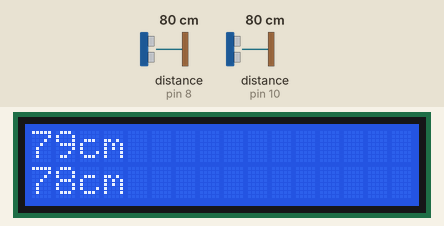
The sketch below on a simulated Arduino Uno, built with avr-gcc and run on an emulated ATmega328P. Parts: 16×2 character LCD. Wiring (inferred from the names in the program): 2 × ultrasonic range finder: trigger pin 7, echo pin 8 / trigger pin 9, echo pin 10. The test bench sets the inputs (shaded band); at power-on: distance to the obstacle (sensors on pin 10, pin 8) 80 cm. The echo pulse lasts 58.3 µs per cm; what the sketch prints to the serial monitor is not drawn.

Above: at 1.3 s.
1.4 s: distance to the obstacle (sensor on pin 10) set to 35 cm
At 2.7 s:
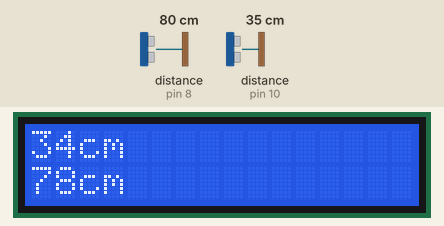
3.1 s: distance to the obstacle (sensor on pin 8) set to 2 cm
At 3.7 s:
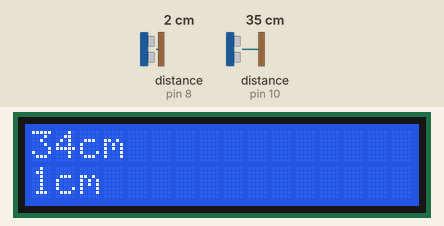
4.8 s: distance to the obstacle (sensor on pin 8) set to 250 cm
At 6.1 s:
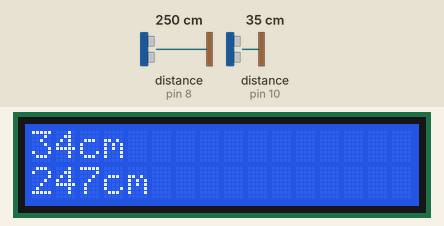
6.4 s: distance to the obstacle (sensor on pin 8) set to 12 cm
At 7.8 s:
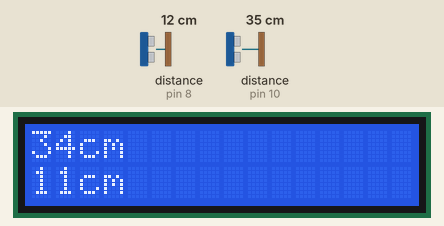
8.1 s: distance to the obstacle (sensor on pin 8) set to 9 cm
At 9.2 s:
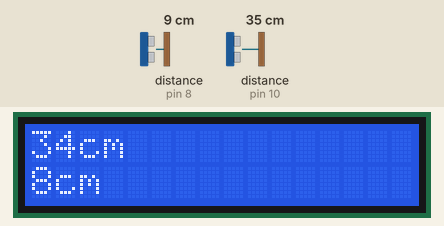
9.7 s: distance to the obstacle (sensor on pin 10) set to 2 cm
At 11.2 s:
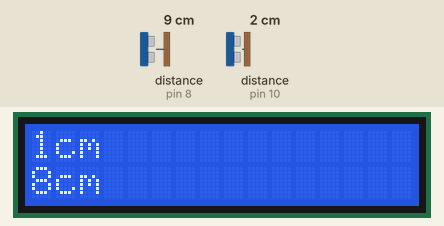
Timing chart, 0 to 12.3 s (numbered marks = the images above; inputs shaded):
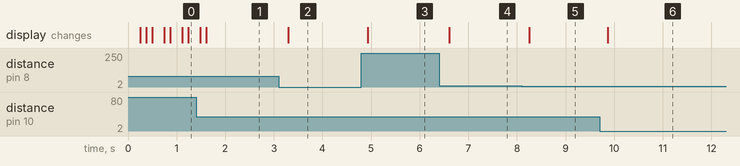

The sketch:

UltrasonicSensor.ino
```cpp
const int trigPin = 9;//transmission of the wave
const int echoPin = 10;//Return of the wave
const int trigPi = 7;
const int echoPi = 8;

#include <Wire.h>
#include <LiquidCrystal_I2C.h>
LiquidCrystal_I2C lcd(0x27,  16, 2); //tells address

long duration;
int distance;
long duration2;
int distance2;

void setup() {
pinMode(trigPin, OUTPUT);
pinMode(echoPin, INPUT);
pinMode(trigPi, OUTPUT);
pinMode(echoPi, INPUT);
Serial.begin(9600);
lcd.begin(16,2);
lcd.setCursor(0,0);
lcd.init();
lcd.backlight();
}

void loop()
{
  digitalWrite(trigPin, LOW);
  delayMicroseconds(2);
  digitalWrite(trigPin, HIGH);
  delayMicroseconds(10);
  digitalWrite(trigPin, LOW);
  duration = pulseIn(echoPin, HIGH);
  distance= duration*0.034/2;
  Serial.print("Distance: ");
  Serial.println(distance);


digitalWrite(trigPi, LOW);
  delayMicroseconds(2);
  digitalWrite(trigPi, HIGH);
  delayMicroseconds(10);
  digitalWrite(trigPi, LOW);
  duration2 = pulseIn(echoPi, HIGH);
  distance2= duration2*0.034/2;
  Serial.print("Distance2: ");
  Serial.println(distance2);
  delay(100);

if(distance<10)
{
lcd.setCursor(0,0); //set the cursor to column 0 and line 1
lcd.print(distance);
lcd.print("cm");
lcd.setCursor(3,0);
lcd.print(" ");
}
else if(distance>=10 && distance<100)
{
lcd.setCursor(0,0); //set the cursor to column 0 and line 1
lcd.print(distance);
lcd.print("cm");
lcd.setCursor(4,0);
lcd.print(" ");
}
else
{
  lcd.setCursor(0,0); //set the cursor to column 0 and line 1
  lcd.print(distance);
  lcd.print("cm");
}

if(distance2<10)
{
lcd.setCursor(0,1); //set the cursor to column 0 and line 1
lcd.print(distance2);
lcd.print("cm");
lcd.setCursor(3,1);
lcd.print(" ");
}
else if(distance2>=10 && distance2<100)
{
lcd.setCursor(0,1); //set the cursor to column 0 and line 1
lcd.print(distance2);
lcd.print("cm");
lcd.setCursor(4,1);
lcd.print(" ");
}
else
{
  lcd.setCursor(0,1); //set the cursor to column 0 and line 1
lcd.print(distance2);
lcd.print("cm");
}

}
```

Measured:
- after the input at 1.4 s, the display: first differs from a run without the input after 0.21 s (image 1)
- after the input at 3.1 s, the display: changes after 0.20 s (image 2)
- after the input at 4.8 s, the display: changes after 0.13 s (image 3)
- after the input at 6.4 s, the display: changes after 0.21 s (image 4)
- after the input at 8.1 s, the display: changes after 0.15 s (image 5)
- after the input at 9.7 s, the display: changes after 0.17 s (image 6)
